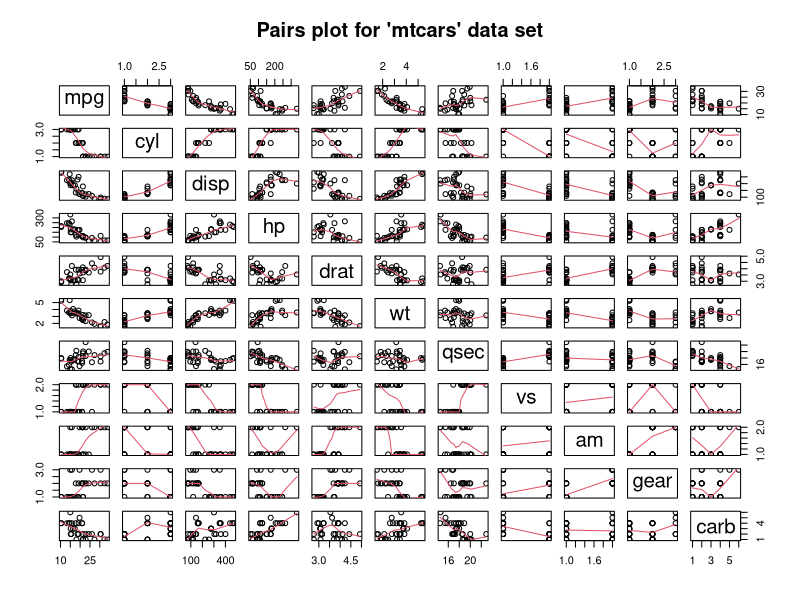
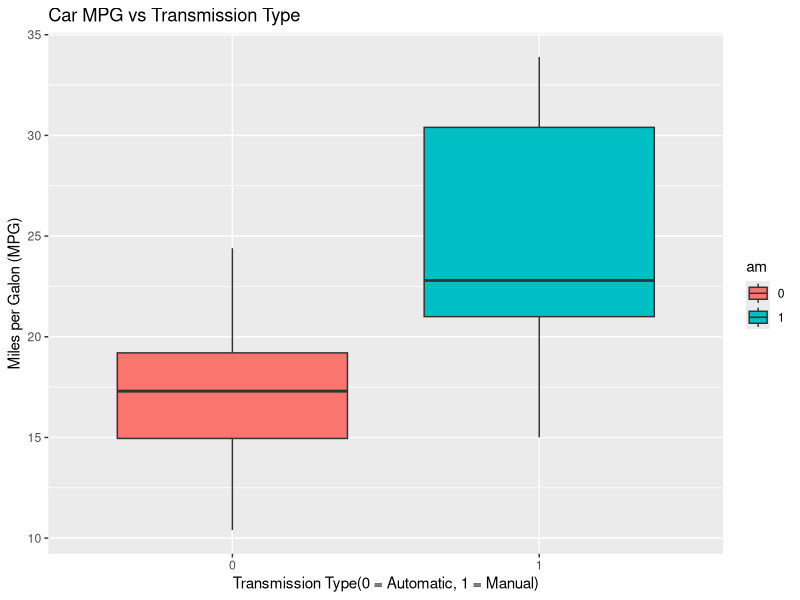
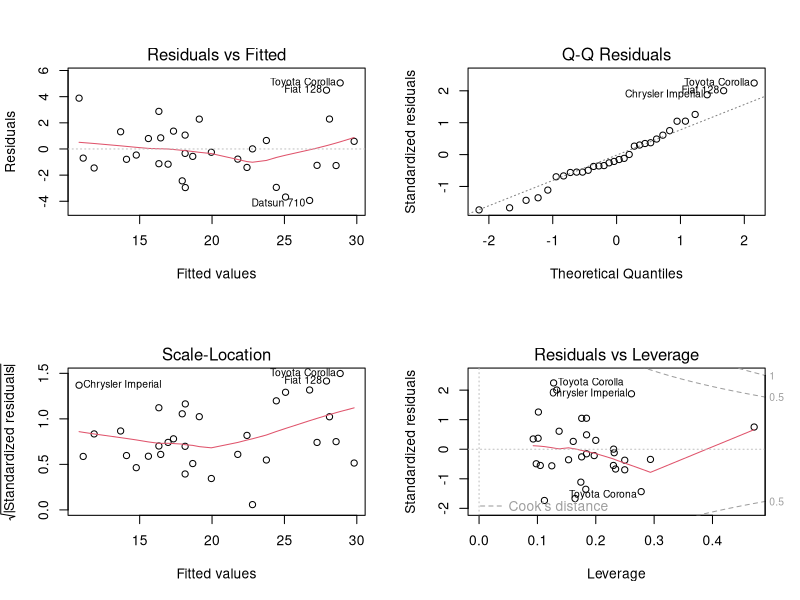

The R source for these figures, in order:
## ---- chunk 1
knitr::opts_chunk$set(echo = TRUE)
## ---- chunk 2
library(ggplot2)
data(mtcars)
head(mtcars)
str(mtcars)
mtcars$cyl <- as.factor(mtcars$cyl)
mtcars$vs <- as.factor(mtcars$vs)
mtcars$am <- factor(mtcars$am)
mtcars$gear <- factor(mtcars$gear)
mtcars$carb <- factor(mtcars$carb)
attach(mtcars)
## ---- chunk 3
t.test(mpg ~ am, data=mtcars)
## ---- chunk 4
init_model <- lm(mpg ~ ., data = mtcars)
best_model <- step(init_model, direction = "both") # results hidden
## ---- chunk 5
summary(best_model)
## ---- chunk 6
pairs(mtcars, panel=panel.smooth, main="Pairs plot for 'mtcars' data set")
## ---- chunk 7
ggplot(mtcars, aes(x=am, y=mpg, fill=am))+
  geom_boxplot()+
  labs(title="Car MPG vs Transmission Type",x="Transmission Type(0 = Automatic, 1 = Manual)", y = "Miles per Galon (MPG)")


## ---- chunk 8
par(mfrow = c(2, 2))
plot(best_model)
